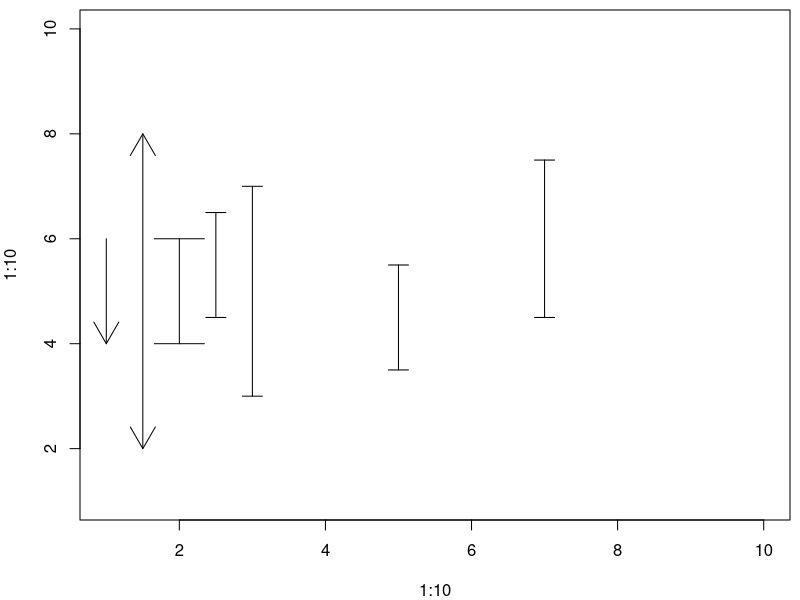
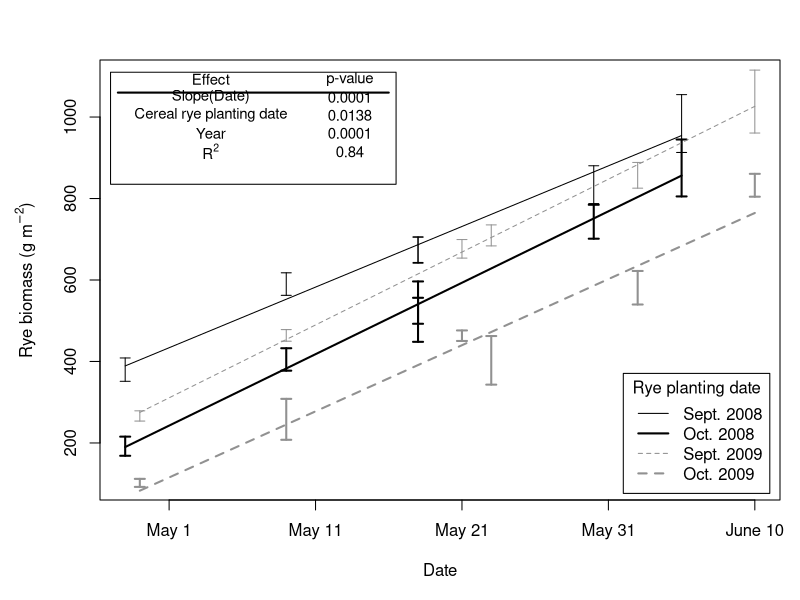
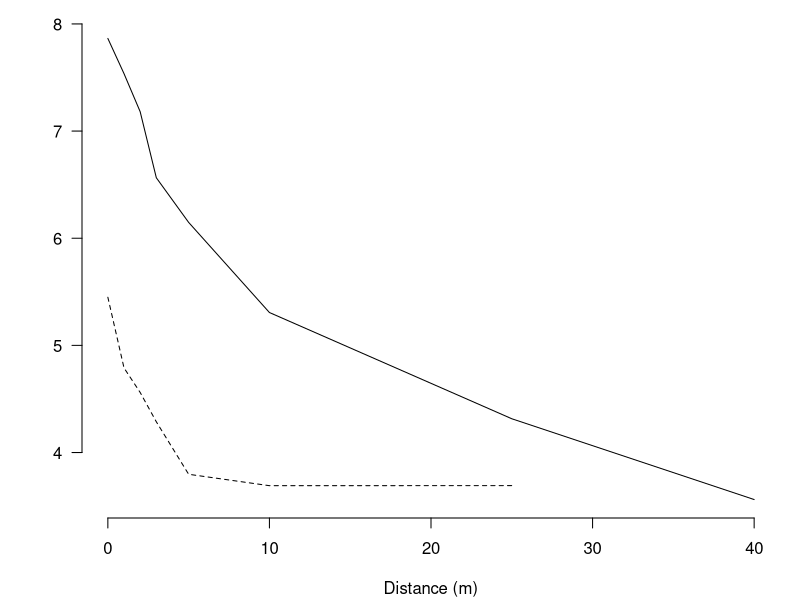
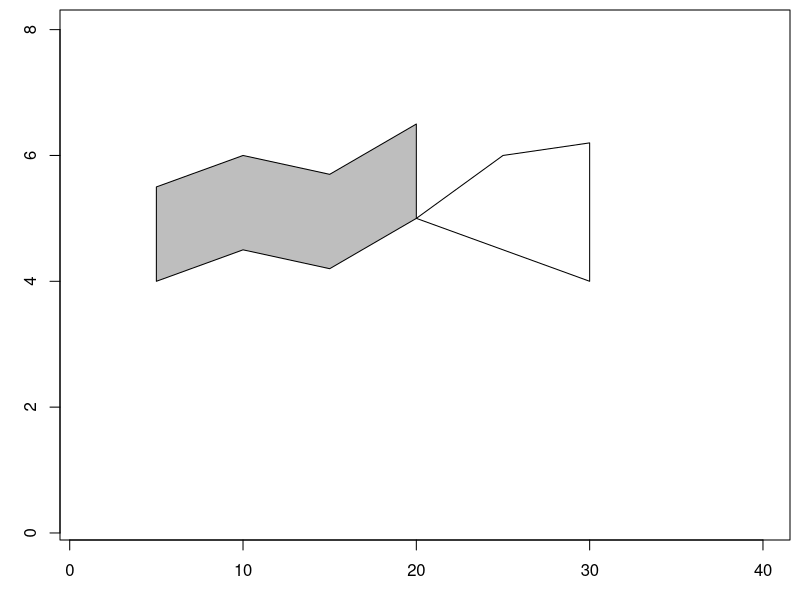
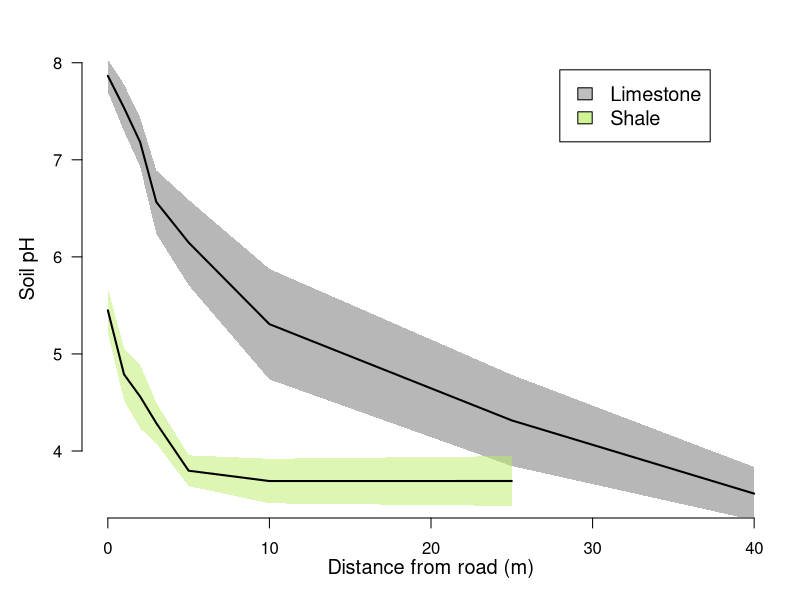
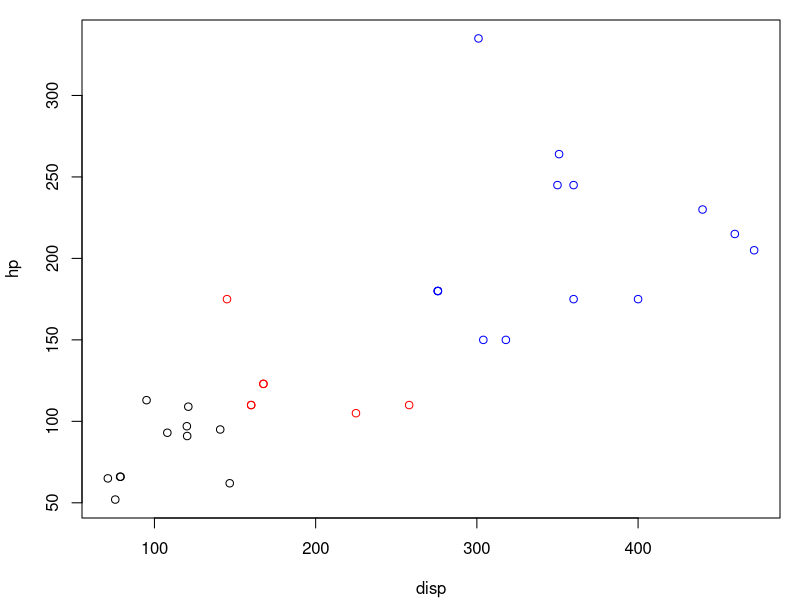
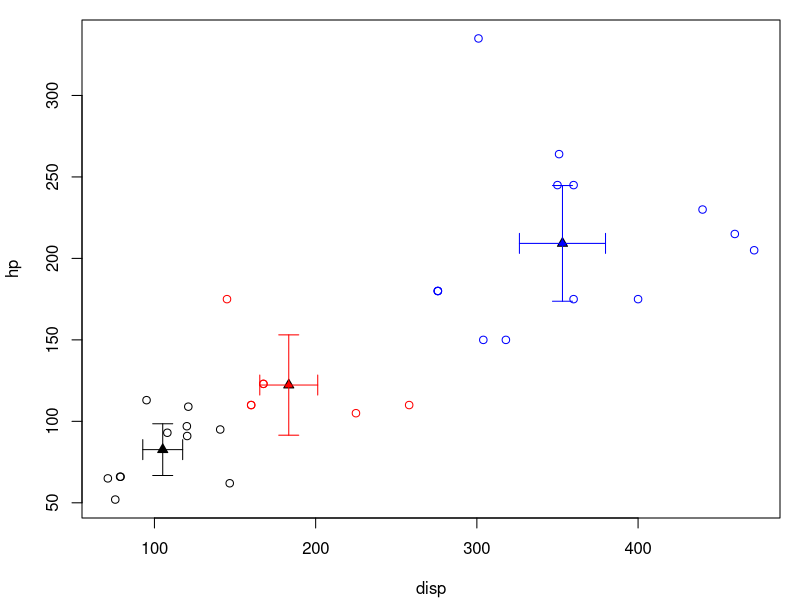
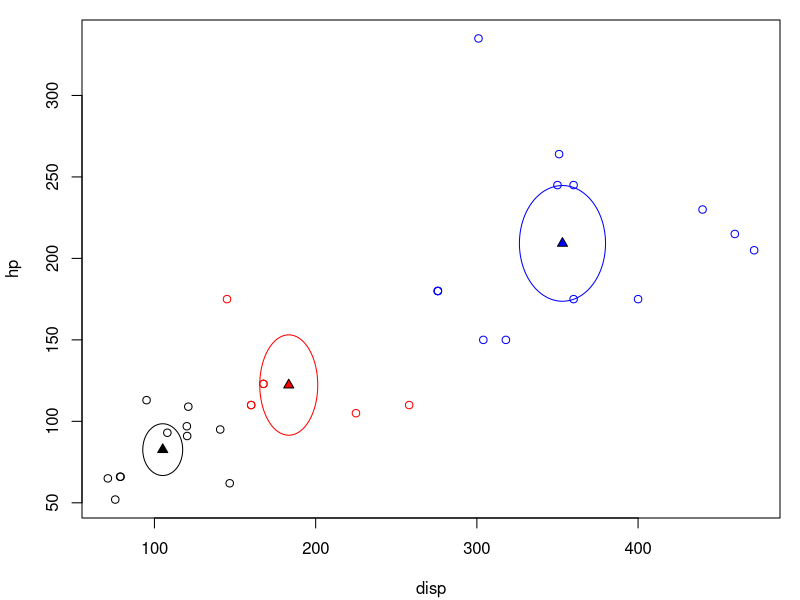

Reproduce these figures in R, in order.
# Chapter 16: Visualizing Data II - Errorbars and Ribbons

# 16.1 - Errorbars - Introducing arrows() ---------------------------------
op <- par(mar=c(4,4,0.5,0.5))
plot(1:10, 1:10, type = "n")
arrows(x0=1, y0=6, x1=1, y1=4)
arrows(1.5, 8, 1.5, 2, code = 3) # both direction
arrows(2, 6, 2, 4, code = 3, angle = 90) # error bar
arrows(2.5, 6.5, 2.5, 4.5, code = 3, angle = 90, length = 0.1)

# plot vectors of arrows
x <- c(3, 5, 7)
y <- c(5, 4.5, 6)
z <- c(2, 1, 1.5)
arrows(x, y-z, x, y+z, code = 3, angle = 90, length = 0.1) # 3 error bars

RyeMeans <- read.delim("Data/Rye ANCOVA.txt", comment="#")
head(RyeMeans)


# 16.2 - Custom Axis Formatting -------------------------------------------

RyeMeans$Term.DOY # not in order
RyeMeans<-RyeMeans[order(RyeMeans$Term.DOY),] # sort the data by Term.DOY

# empty plot first
range(RyeMeans$MeanDM+RyeMeans$DMse) # ~110 to ~1100)
range(RyeMeans$Term.DOY) # find x range (~115-160)
levels(RyeMeans$YrPd)

op<-par(mar=c(5,5,3,1)) # save the par settings and set margin settings.
with(subset(RyeMeans,YrPd=="2008 P1"),
     plot(Term.DOY,MeanDM,ylim=c(100,1100), 
          xlim=range(RyeMeans$Term.DOY),
          ylab=expression(paste("Rye biomass (g ",m^{-2},")")),
          xlab="Date", type="n",xaxt="n")) # subest not necessary here

# for dates on X axis, use this, and add xaxt="n" to plot cmd above
axis(side=1,at=seq(120,160,by=10),
     labels=c("May 1","May 11","May 21","May 31","June 10")) 


# 16.3 - Plotting Errorbars and Preparing to Add Lines --------------------
## add error bars for termination date (Term.DOY) in each treatment group (YrPd).
with(subset(RyeMeans,YrPd=="2008 P1"),
     arrows(Term.DOY, MeanDM+DMse, Term.DOY, MeanDM-DMse, length = 0.05, angle = 90, code=3, lwd=1, col="black"))
with(subset(RyeMeans,YrPd=="2008 P2"),
     arrows(Term.DOY, MeanDM+DMse, Term.DOY, MeanDM-DMse, length = 0.05, angle = 90, code=3, lwd=2, col="black"))
with(subset(RyeMeans,YrPd=="2009 P1"),
     arrows(Term.DOY, MeanDM+DMse, Term.DOY, MeanDM-DMse, length = 0.05, angle = 90, code=3, lwd=1, col="grey57"))
with(subset(RyeMeans,YrPd=="2009 P2"),
     arrows(Term.DOY, MeanDM+DMse, Term.DOY, MeanDM-DMse, length = 0.05, angle = 90, code=3, lwd=2, col="grey57"))
legend("bottomright",inset=0.015,
       legend=c("Sept. 2008","Oct. 2008","Sept. 2009","Oct. 2009"),
       lwd=c(1,2,1,2), col=c("black","black","grey57","grey57"), 
       lty=c(1,1,2,2),title="Rye planting date")
# ADD lines
endpoints<-data.frame(Term.DOY= c(117,155,117,155,118,160,118,160), 
                      YrPd=rep(c("2008 P1","2008 P2","2009 P1","2009 P2"),each=2))
endpoints<-cbind(endpoints, predict(lm(MeanDM~Term.DOY*YrPd,data=RyeMeans),
                                    newdata=endpoints))

# 16.4 - Adding Lines and a Small Table to a Plot -------------------------

lines(endpoints[1:2,1],endpoints[1:2,3],lwd=1,col="black")
lines(endpoints[3:4,1],endpoints[3:4,3],lwd=2,col="black")
lines(endpoints[5:6,1],endpoints[5:6,3],lwd=1, col="grey57", lty=2)
lines(endpoints[7:8,1],endpoints[7:8,3],lwd=2, col="grey57", lty=2)
# ADD ANOVA table
legend(121,1137,legend=c("Effect","Slope(Date)","Cereal rye planting date","Year",expression(R^2)), 
       bty="n",adj=0.5,cex=0.9) # adj=0.5:centered text
legend(130.5,1137,legend=c("p-value","0.0001","0.0138","0.0001","0.84"),bty="n",adj=0.5,cex=0.9)
rect(116,835,135.5,1110);   lines(x=c(116.5,135),y=c(1060,1060),lwd=2)
### dev.off()


# 16.5 - Plotting Confidence Intervals - Preparing the Data ---------------
# Scatter Plots with Confidence Ribbons
pHmeans<-read.table("Data/ph data.txt",header=TRUE,sep="\t")
pHmeans<-pHmeans[pHmeans$side=="down",-3] # simplify the data
head(pHmeans)

xl<-range(pHmeans$dist) # x limits
op<-par(mar=c(4.1,4.1,1,1)) # set par() 
with(subset(pHmeans,trt=="L"),
     plot(dist,mean,xlab="Distance (m)",
          ylab="",type="l",ylim=range(pHmeans$mean), 
          frame=FALSE,las=1)) # plot
with(subset(pHmeans,trt=="S"),lines(dist ,mean,lty=2))
par(op)


# 16.6 - Introducing polygon() and Prepping Data for Ribbons --------------
par(mar=c(3,3,0.5,0.5))
plot(1:40, (1:40)/5,type="n")
polygon(x=c(20,25,30,30,20),y=c(5,6,6.2,4,5))
x<-c(5,10,15,20)
y<-c(4,4.5,4.2,5)
polygon(x=c(x,rev(x)),y=c(y,rev(y+1.5)),col="grey")

L<-with(subset(pHmeans,trt=="L"),c(mean+sterr*1.96,rev(mean-sterr*1.96)))
S<-with(subset(pHmeans,trt=="S"),c(mean+sterr*1.96,rev(mean-sterr*1.96)))
dds<-with(subset(pHmeans,trt=="S"),c(dist,rev(dist)))
ddl<-with(subset(pHmeans,trt=="L"),c(dist,rev(dist)))
ddl

# 16.7 - Polygons with Semi-Transparent Colors ----------------------------

lime=rgb(t(col2rgb("grey44")),alpha=128,max=255) # lime="#70707080"
shal=rgb(t(col2rgb("darkolivegreen2")),alpha=128,max=255) # "#BCEE6880"
xl<-range(pHmeans$dist)
col2rgb("grey44")

op<-par(mar=c(4.1,4.1,1,1))
with(subset(pHmeans,trt=="L"),
     plot(dist,mean,xlab="",ylab="",type="n",
          ylim=c(3.5, 8.25),xlim=xl, las=1,frame=FALSE))
polygon(ddl,L,col=lime, border=NA)
polygon(dds,S,col=shal, border=NA)
with(subset(pHmeans,trt=="L"),lines(dist,mean,xlab="",lty=1,lwd=2))
with(subset(pHmeans,trt=="S"),lines(dist,mean,xlab="",lty=1,lwd=2))
legend("topright",inset=0.1,fill=c(rgb(r=0.5,g=0.5,b=0.5,alpha=0.5),rgb(r=0.73,g=0.93,b=0.41,alpha=0.7)), legend=c("Limestone","Shale"),cex=1.2)
mtext(text="Soil pH",side=2,cex=1.2,line=2.2)
mtext(text="Distance from road (m)",side=1,line=2,cex=1.2)


# 16.8 - Errorbars in 2 Dimensions & Ellipses -----------------------------
# Error Bars in 2 Dimensions
data(mtcars)
cols=c("black","red","blue")
with(mtcars, plot(disp,hp,col=cols[cyl/2-1]))


car.means<-aggregate(mtcars[,3:4],by=mtcars[2],mean)
car.means[,4:5]<-aggregate(mtcars[,3:4],by=mtcars[2],function(x) 1.96*sd(x)/sqrt(length(x)))[2:3]
names(car.means)[4:5]<-c("hp.CI","disp.CI")

with(mtcars, plot(disp,hp,col=cols[cyl/2-1]))
with(car.means, points(disp,hp,pch=24,bg=cols[cyl/2-1]))
with(car.means, arrows(disp,hp-hp.CI,disp,hp+hp.CI,code=3,length=0.1,angle=90,col=cols[cyl/2-1]))
with(car.means, arrows(disp-disp.CI,hp,disp+disp.CI,hp,code=3,length=0.1,angle=90,col=cols[cyl/2-1]))

library(shape)
with(mtcars, plot(disp,hp,col=cols[cyl/2-1]))
with(car.means, points(disp,hp,pch=24,bg=cols[cyl/2-1]))
for(i in 1:3){
  with(car.means, plotellipse(rx=disp.CI[i],ry=hp.CI[i],mid = c(disp[i],hp[i]) ,lcol=cols[i],lwd=01))
}


# 16.9 - Reversing Axes ---------------------------------------------------
## Reversing Axes
par(mfrow=c(1,2))
depth<-seq(0,200,20)
DO<-c(5,2.5,2,1.5,0.5,0.4,0.3,0.1,0.1,0.1,0.5)
plot(DO,depth,type="l")
plot(DO,-depth,type="l")

par(mfrow=c(1,1))
par(mar=c(1,5,4,1),tck=0.02) # set margins
plot(DO,-depth,type="l",xaxt="n",yaxt="n",xlab="",ylab="")
axis(side=2,at=-depth,labels = depth,las=1)
axis(side=3)
mtext(side=c(2,3), line=2.5, c("Depth (m)","Dissolved Oxygen (mg/l)"))


# Fun with R graphics
random.color.boxes=function(n=10){
  cols<-colors()[c(1,26,552,652,454)]
  cols<-col2rgb(cols) # to find out the rgb code for a color
  als<-c(rep(0,5),rep(10,5),seq(0,220,20))
  # rgb(red,green,blue,alpha,max) # to specify color
  
  par(mar=c(1,1,1,1))
  plot(0:10,0:10,type="n",xaxt="n",yaxt="n",xlab="",ylab="")
  cs<-sample(1:5,n,rep=T);as<-sample(als,n,rep=T)
  a<-runif(n)*10;b<-runif(n)*10;c<-runif(n)*10;d<-runif(n)*10
  rect(a,b,c,d,border="black",col=rgb(cols[1,cs],cols[2,cs],cols[3,cs],as,max=255))
  rect(a,b,c,d,border="black") # replot borders
}
random.color.boxes()

